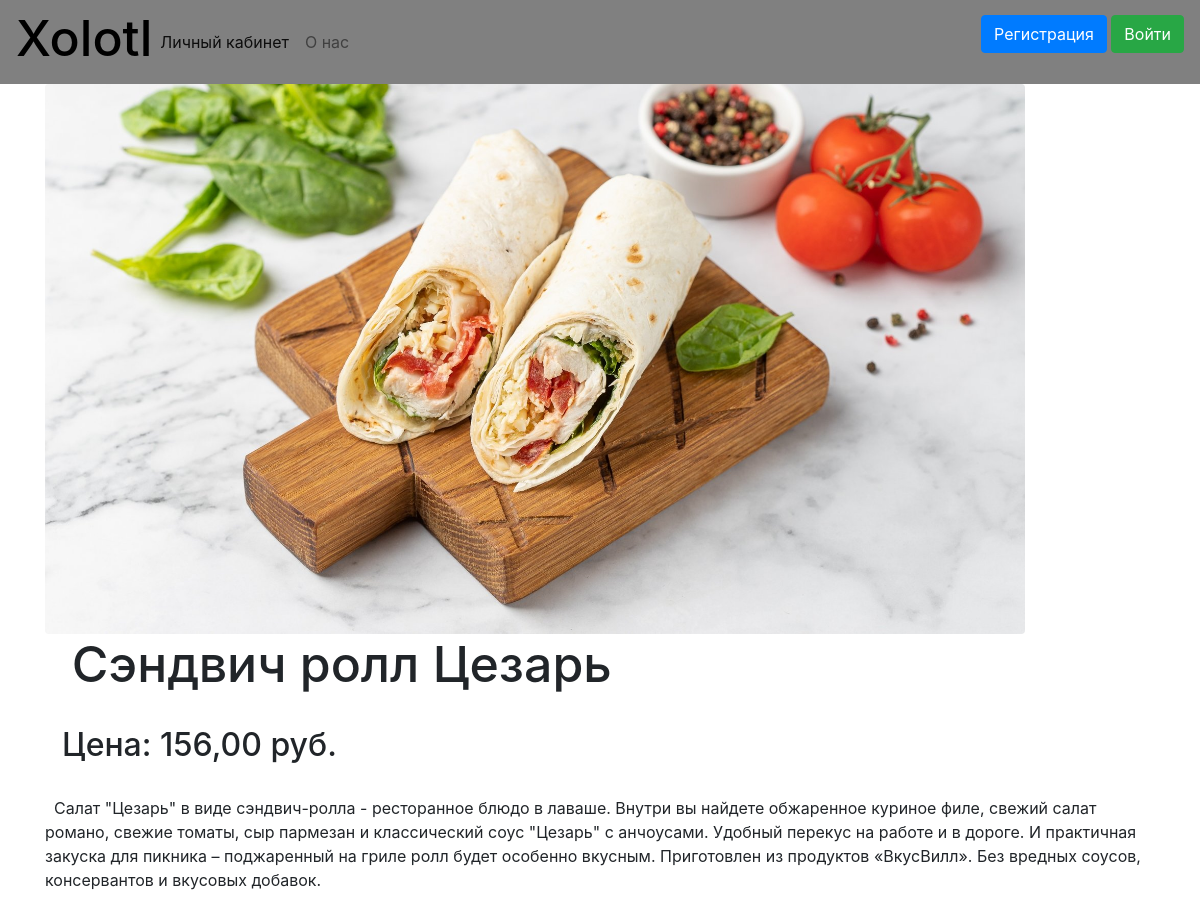
The page /tovar/4 on the database its author committed.
### data/products.py (models this page shows)
class Products(SqlAlchemyBase):
    __tablename__ = 'products'
    id = sqlalchemy.Column(sqlalchemy.Integer,
                           primary_key=True, autoincrement=True)
    title = sqlalchemy.Column(sqlalchemy.String, nullable=True)
    content = sqlalchemy.Column(sqlalchemy.String, nullable=True)
    created_date = sqlalchemy.Column(sqlalchemy.DateTime,
                                     default=datetime.datetime.now)
    picture = sqlalchemy.Column(sqlalchemy.String, nullable=True)
    price = sqlalchemy.Column(sqlalchemy.String, nullable=True)
    user_id = sqlalchemy.Column(sqlalchemy.Integer,
                                sqlalchemy.ForeignKey("users.id"))
    korz_id = sqlalchemy.Column(sqlalchemy.Integer, default=-1)
    user = orm.relation('User')

### main.py (the view)
@app.route('/tovar/<int:id>', methods=['GET', 'POST'])
def tovar(id):
    db_sess = db_session.create_session()
    prods = db_sess.query(Products).filter(Products.id == id).first()
    return render_template('tovar.html', prod=prods, title=prods.title)

### data/db_session.py (called while the page is built)
def create_session() -> Session:
    global __factory
    return __factory()

### templates/tovar.html (shortened to what this page needs)
{% extends "base.html" %}
{% block content %}
<img src="/static/img/{{prod.picture}}" class="rounded float-left" alt="..." height="550px">
<h1>  {{prod.title}}</h1>
<br>
<h2>  Цена: {{prod.price}} руб.</h2>
<br>
<a>  {{prod.content}}</a>
<br>
<br>
{% endblock %}

### templates/tovar.html (style rules this page uses)
h1 { font-size: 50px }

### rows shown on the page
Products: picture (picture), title "Сэндвич ролл Цезарь", price "156,00", content "Салат \"Цезарь\" в виде сэндвич-ролла - ресторанное блюдо в лаваше. Внутри вы найдете обжаренное куриное филе, свежий салат романо, свежие томаты, сыр пармезан и классический соус \"Цезарь\" с анчоусами. Удобный перекус на работе и в дороге. И практичная закуска для пикника – поджаренный на гриле ролл будет особенно вкусным. Приготовлен из продуктов «ВкусВилл». Без вредных соусов, консервантов и вкусовых добавок."
